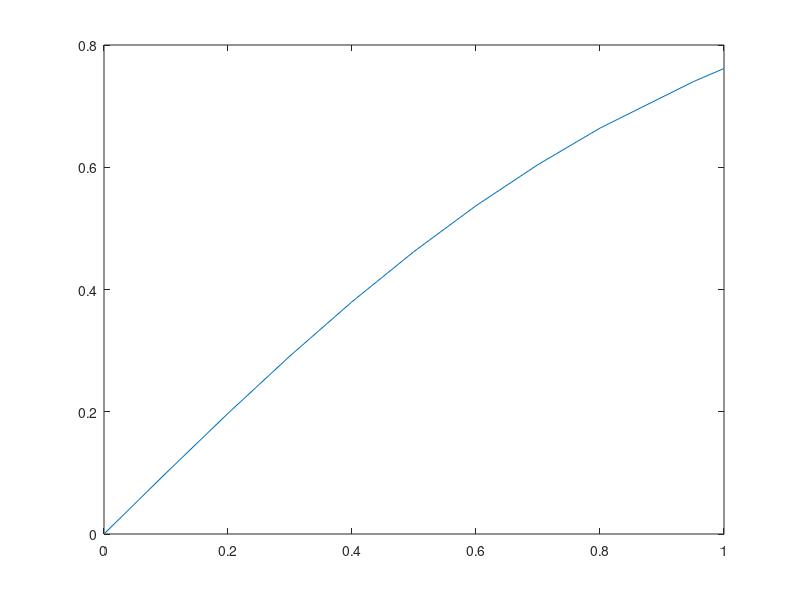

The MATLAB script that drew this image:
%%%%%%%%%%%%%%%%%%%%%%%%%%%%%%%%%%%%%%%%%%%%%%%%%%%%%%%
% Logistic function tests.
%
%%%%%%%%%%%%%%%%%%%%%%%%%%%%%%%%%%%%%%%%%%%%%%%%%%%%%%%%
x = [ 0.001 0.01 0.1 0.2 0.3 0.4 0.5 0.6 0.7 0.8 0.95 0.999 0.9999];
%x= [-5 -1 10 15];
logisfunc = (1 - exp(-2*x)) ./ (1 + exp(-2*x));
disp(logisfunc);
plot(x, logisfunc);
